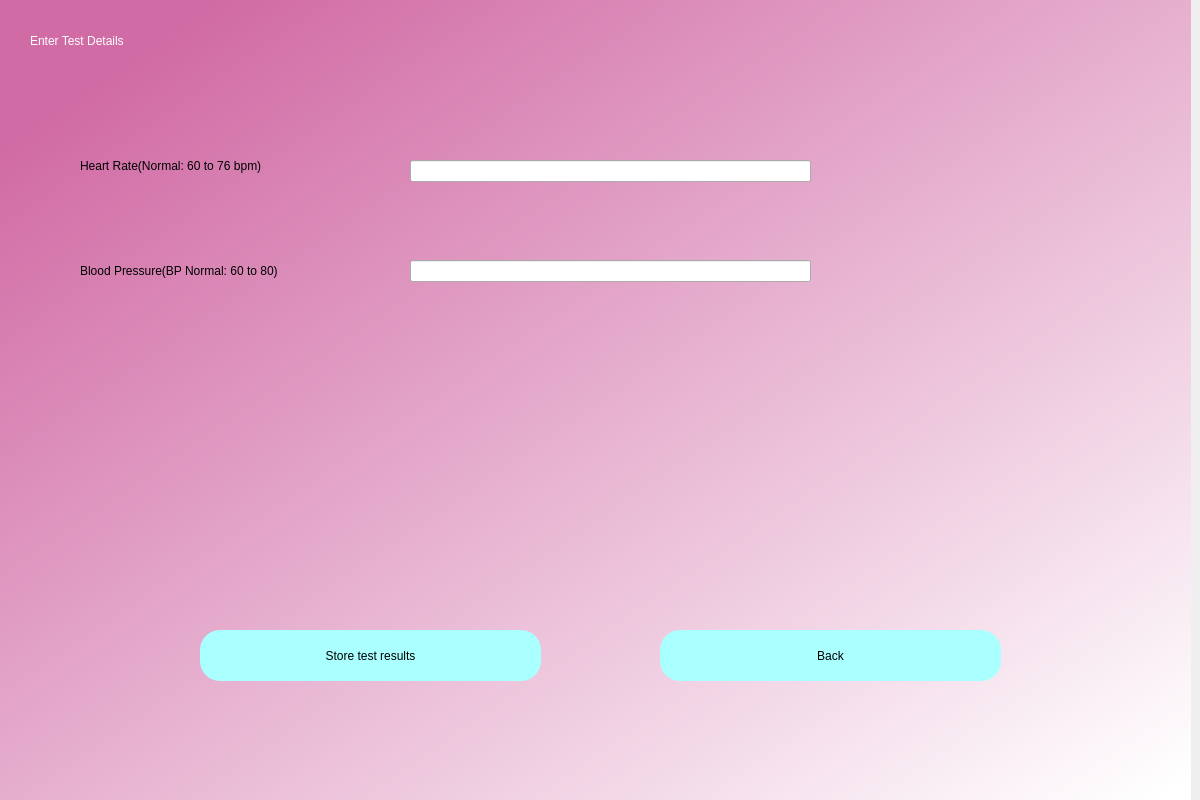
<?xml version="1.0" encoding="UTF-8"?>
<ui version="4.0">
 <class>Dialog</class>
 <widget class="QDialog" name="Dialog">
  <property name="geometry">
   <rect>
    <x>0</x>
    <y>0</y>
    <width>1200</width>
    <height>800</height>
   </rect>
  </property>
  <property name="windowTitle">
   <string>Dialog</string>
  </property>
  <widget class="QWidget" name="bgwidget" native="true">
   <property name="geometry">
    <rect>
     <x>-10</x>
     <y>0</y>
     <width>1201</width>
     <height>801</height>
    </rect>
   </property>
   <property name="styleSheet">
    <string notr="true">QWidget#bgwidget{
background-color:qlineargradient(spread:pad, x1:0.091, y1:0.101636, x2:0.991379, y2:0.977, stop:0 rgba(209, 107, 165, 255), stop:1 rgba(255, 255, 255, 255));}</string>
   </property>
   <widget class="QLabel" name="label_2">
    <property name="geometry">
     <rect>
      <x>40</x>
      <y>20</y>
      <width>391</width>
      <height>41</height>
     </rect>
    </property>
    <property name="styleSheet">
     <string notr="true">font: 16pt &quot;MS Shell Dlg 2&quot;;color:rgb(255, 255, 255)</string>
    </property>
    <property name="text">
     <string>Enter Test Details</string>
    </property>
   </widget>
   <widget class="QPushButton" name="back">
    <property name="geometry">
     <rect>
      <x>670</x>
      <y>630</y>
      <width>341</width>
      <height>51</height>
     </rect>
    </property>
    <property name="styleSheet">
     <string notr="true">border-radius:20px;
background-color: rgb(170, 255, 255);
font: 14pt &quot;MS Shell Dlg 2&quot;;</string>
    </property>
    <property name="text">
     <string>Back</string>
    </property>
   </widget>
   <widget class="QPushButton" name="store">
    <property name="geometry">
     <rect>
      <x>210</x>
      <y>630</y>
      <width>341</width>
      <height>51</height>
     </rect>
    </property>
    <property name="styleSheet">
     <string notr="true">border-radius:20px;
background-color: rgb(170, 255, 255);
font: 14pt &quot;MS Shell Dlg 2&quot;;</string>
    </property>
    <property name="text">
     <string>Store test results</string>
    </property>
   </widget>
   <widget class="QLineEdit" name="hr">
    <property name="geometry">
     <rect>
      <x>420</x>
      <y>160</y>
      <width>401</width>
      <height>22</height>
     </rect>
    </property>
   </widget>
   <widget class="QLabel" name="label_3">
    <property name="geometry">
     <rect>
      <x>90</x>
      <y>150</y>
      <width>291</width>
      <height>31</height>
     </rect>
    </property>
    <property name="styleSheet">
     <string notr="true">font: 11pt &quot;MS Shell Dlg 2&quot;;</string>
    </property>
    <property name="text">
     <string>Heart Rate(Normal: 60 to 76 bpm)</string>
    </property>
   </widget>
   <widget class="QLabel" name="label_4">
    <property name="geometry">
     <rect>
      <x>90</x>
      <y>250</y>
      <width>301</width>
      <height>41</height>
     </rect>
    </property>
    <property name="styleSheet">
     <string notr="true">
font: 11pt &quot;MS Shell Dlg 2&quot;;</string>
    </property>
    <property name="text">
     <string>Blood Pressure(BP Normal: 60 to 80)</string>
    </property>
   </widget>
   <widget class="QLineEdit" name="bp">
    <property name="geometry">
     <rect>
      <x>420</x>
      <y>260</y>
      <width>401</width>
      <height>22</height>
     </rect>
    </property>
   </widget>
   <widget class="QLabel" name="error">
    <property name="geometry">
     <rect>
      <x>190</x>
      <y>570</y>
      <width>401</width>
      <height>21</height>
     </rect>
    </property>
    <property name="styleSheet">
     <string notr="true">font: 11pt &quot;MS Shell Dlg 2&quot;;color:rgb(255, 8, 8)</string>
    </property>
    <property name="text">
     <string/>
    </property>
   </widget>
   <widget class="QLabel" name="label_5">
    <property name="geometry">
     <rect>
      <x>320</x>
      <y>320</y>
      <width>211</width>
      <height>51</height>
     </rect>
    </property>
    <property name="styleSheet">
     <string notr="true">font: 11pt &quot;MS Shell Dlg 2&quot;;color:rgb(161, 255, 21)</string>
    </property>
    <property name="text">
     <string/>
    </property>
   </widget>
  </widget>
 </widget>
 <resources/>
 <connections/>
</ui>
